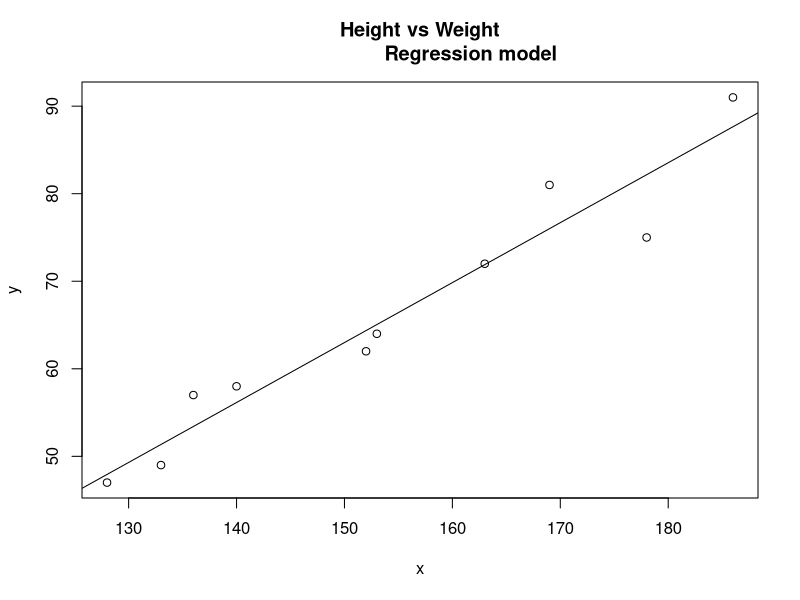
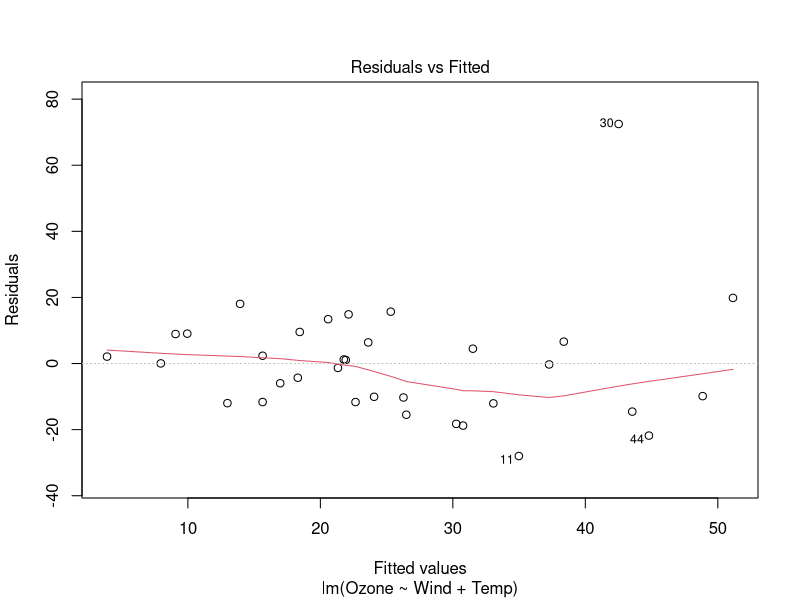
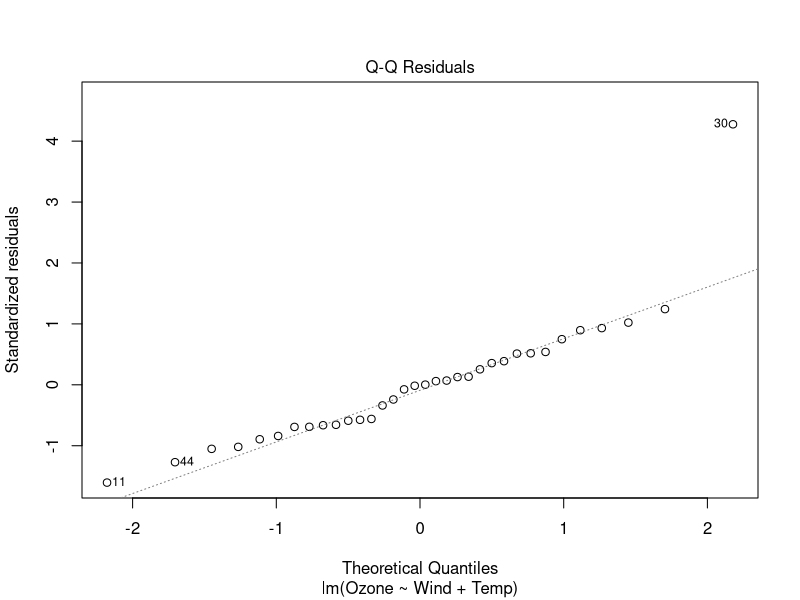
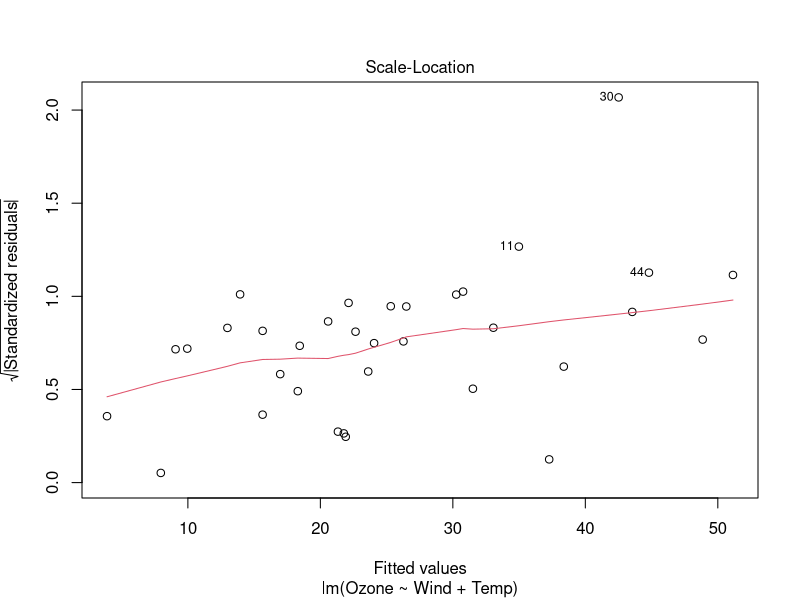
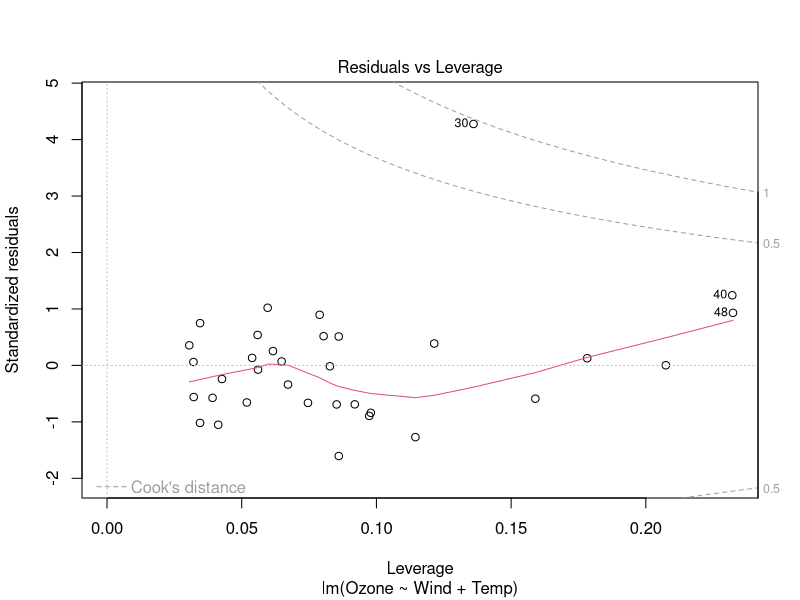
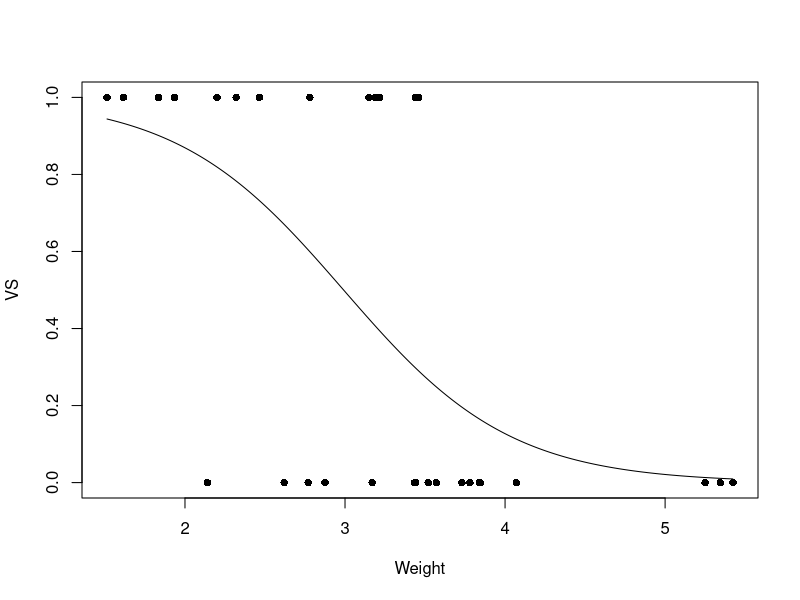

These figures' R source, in order:

# R program to illustrate
# Linear Regression
 
# Height vector
x <- c(153, 169, 140, 186, 128,
       136, 178, 163, 152, 133)
 
# Weight vector
y <- c(64, 81, 58, 91, 47, 57,
       75, 72, 62, 49)
 
# Create a linear regression model
model <- lm(y~x)
model
# Print regression model
print(model)
 
# Find the weight of a person
# With height 182
df <- data.frame(x = 182)
result <-  predict(model, df)
result
cat("\nPredicted value of a person
               with height = 182")
print(result)
 
# Output to be present as PNG file
png(file = "linearRegGFG.png")
 
# Plot
plot(x, y, main = "Height vs Weight
                 Regression model")
abline(lm(y~x))
 
# Save the file.
dev.off()

# R program to illustrate
# Multiple Linear Regression
data(airquality)
head(airquality)
# Using airquality dataset
input <- airquality[1:50,c("Ozone", "Wind", "Temp")]
 
# Create regression model
model <- lm(Ozone~Wind + Temp,
            data = input)
 
# Print the regression model
cat("Regression model:\n")
print(model)
 
# Output to be present as PNG file
png(file = "multipleRegGFG.png")
 
# Plot
plot(model)
 
# Save the file.
dev.off()

# R program to illustrate
# Logistic Regression
 
# Using mtcars dataset
# To create the logistic model
model <- glm(formula = vs ~ wt,
             family = binomial,
             data = mtcars)
 
# Creating a range of wt values
x <- seq(min(mtcars$wt),
             max(mtcars$wt),
             0.01)
 
# Predict using weight
y <- predict(model, list(wt = x),
             type = "response")
 
# Print model
print(model)
 
# Output to be present as PNG file
png(file = "LogRegGFG.png")
 
# Plot
plot(mtcars$wt, mtcars$vs, pch = 16,
     xlab = "Weight", ylab = "VS")
lines(x, y)
 
# Saving the file
dev.off()

